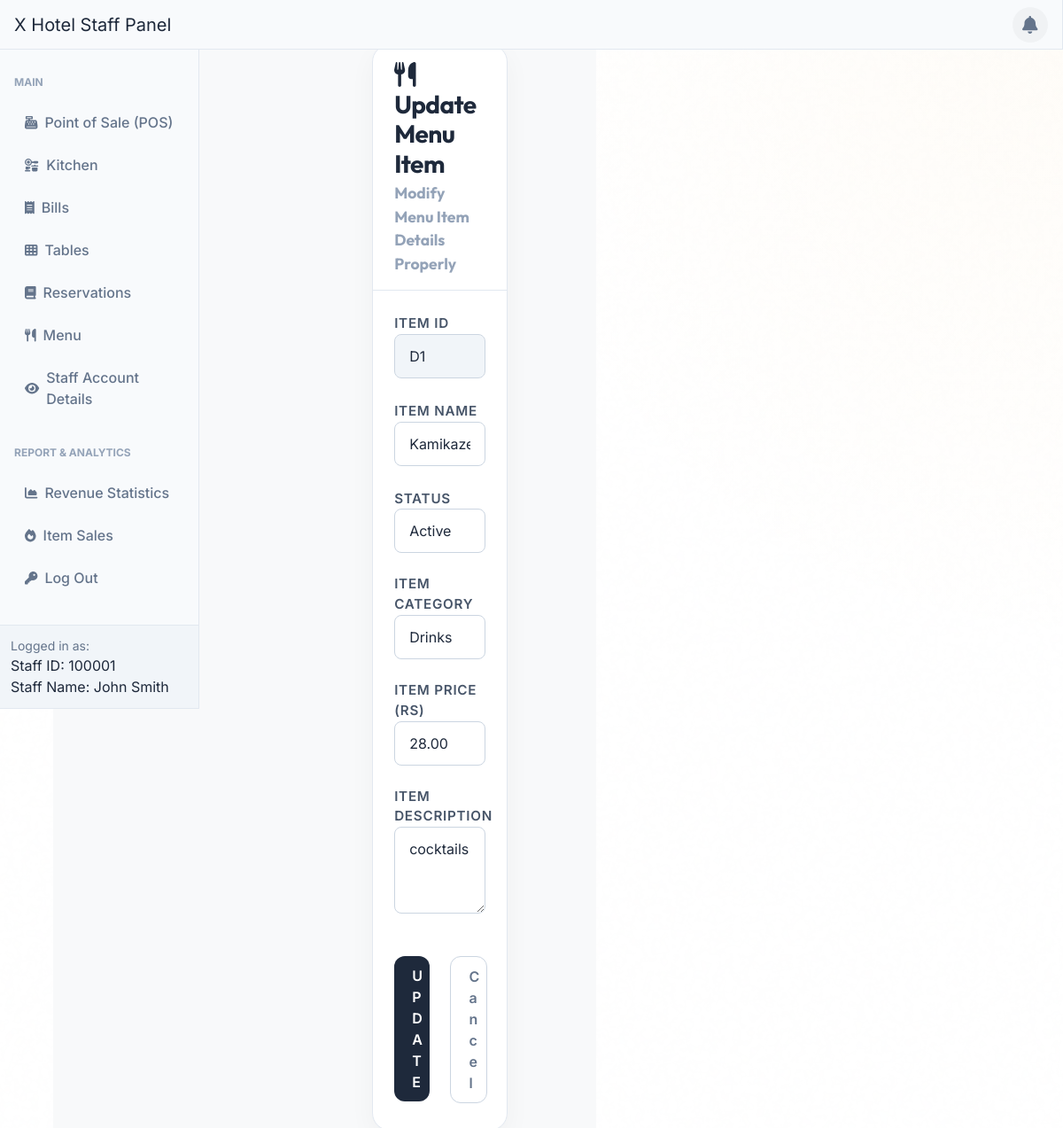
The app's page /adminSide/menuCrud/updateItem.php?id=D1 (signed in) with its own data.
### tables this page shows
CREATE TABLE `menu` (
  `item_id` varchar(6) NOT NULL,
  `item_name` varchar(255) DEFAULT NULL,
  `item_category` varchar(255) DEFAULT NULL,
  `item_price` decimal(10,2) DEFAULT NULL,
  `item_description` varchar(255) DEFAULT NULL,
  `status` varchar(10) NOT NULL DEFAULT 'Active',
  PRIMARY KEY (`item_id`)
);

### adminSide/menuCrud/updateItem.php (the view, shortened to what this page needs)
<?php
require_once "../config.php";
$item_id = $item_name = $status = $item_category = $item_price = $item_description = "";
if (isset($_GET['id']) && !empty($_GET['id'])) {
    $item_id = $_GET['id'];
    $sql = "SELECT * FROM Menu WHERE item_id = ?";
    if ($stmt = mysqli_prepare($link, $sql)) {
        mysqli_stmt_bind_param($stmt, "s", $param_item_id);
        if (mysqli_stmt_execute($stmt)) {
            $result = mysqli_stmt_get_result($stmt);
            if (mysqli_num_rows($result) == 1) {
                $row = mysqli_fetch_assoc($result);
                $item_name = $row['item_name'];
                $item_category = $row['item_category'];
                $item_price = $row['item_price'];
                $item_description = $row['item_description'];
                $status = $row['status'];
            } else {
                echo "Item not found.";
                exit();
            }
        } else {
            echo "Error retrieving item details.";
            exit();
        }
    }
}
?>
<?php include '../inc/dashHeader.php'; ?>
<head>
</head>
<div class="admin-form-container">
    <div class="container-fluid">
        <div class="row justify-content-center">
            <div class="col-lg-8 col-xl-6">
                <div class="card form-card">
                    <div class="card-header card-header-dark">
                        <h3><i class="fa fa-utensils mr-2"></i> Update Menu Item</h3>
                        <p class="text-muted mb-0 mt-1" style="color: #94a3b8 !important;">Modify Menu Item Details Properly</p>
                    </div>
                    <div class="card-body p-4">
                        <form action="" method="post">
                            <div class="form-group mb-4">
                                <label class="form-label-custom">Item ID</label>
                                <input type="text" class="form-control form-control-custom" value="<?php echo $item_id; ?>" readonly style="background-color: #f1f5f9 !important;">
                            </div>
                            <div class="form-group mb-4">
                                <label for="item_name" class="form-label-custom">Item Name</label>
                                <input type="text" name="item_name" id="item_name" class="form-control form-control-custom" placeholder="Spaghetti" value="<?php echo htmlspecialchars($item_name); ?>" required>
                            </div>
                            <div class="form-group mb-4">
                                <label for="status" class="form-label-custom">Status</label>
                                <select name="status" id="status" class="form-control form-control-custom" required>
                                    <option value="Active" <?php echo ($status == 'Active') ? 'selected' : ''; ?>>Active</option>
                                </select>
                            </div>
                            <div class="form-group mb-4">
                                <label for="item_category" class="form-label-custom">Item Category</label>
                                <input type="text" name="item_category" id="item_category" class="form-control form-control-custom" placeholder="Main Dish/ Side Dish/ Drinks" value="<?php echo htmlspecialchars($item_category); ?>" required>
                            </div>
                            <div class="form-group mb-4">
                                <label for="item_price" class="form-label-custom">Item Price (Rs)</label>
                                <input type="number" min="0.01" step="0.01" name="item_price" id="item_price" placeholder="Enter Item Price" class="form-control form-control-custom" value="<?php echo htmlspecialchars($item_price); ?>" required>
                            </div>
                            <div class="form-group mb-5">
                                <label for="item_description" class="form-label-custom">Item Description</label>
                                <textarea name="item_description" id="item_description" placeholder="The dish...." required class="form-control form-control-custom" rows="3"><?php echo htmlspecialchars($item_description); ?></textarea>
                            </div>
                            <div class="row">
                                <div class="col-md-6 mb-2">
                                    <button class="btn btn-submit-custom w-100" type="submit" name="submit" value="submit">Update</button>
                                </div>
                                <div class="col-md-6">
                                    <a class="btn btn-cancel-custom w-100 d-block text-center" href="../panel/menu-panel.php">Cancel</a>
                                </div>
                            </div>
                        </form>
                    </div>
                </div>
            </div>
        </div>
    </div>
</div>
<?php include '../inc/dashFooter.php'; ?>

### adminSide/menuCrud/updateItem.php (style rules this page uses)
.admin-form-container { font-family: 'Inter', sans-serif; padding-left: 260px; padding-top: 50px; padding-bottom: 50px; background-color: #f8f9fa; min-height: 100vh; }
.form-card { background-color: #ffffff; border-radius: 16px; box-shadow: 0 4px 20px rgba(0, 0, 0, 0.05); border: none; overflow: hidden; }
.card-header-dark { background-color: #1e293b; color: #ffffff; padding: 30px; border-bottom: none; }
.card-header-dark h3 { font-family: 'Outfit', sans-serif; font-weight: 700; margin: 0; }
.form-label-custom { font-weight: 600; color: #475569; font-size: 0.95rem; text-transform: uppercase; letter-spacing: 0.05em; }
.form-control-custom { border: 1px solid #cbd5e1 !important; border-radius: 8px !important; padding: 12px 16px !important; font-size: 1rem !important; height: auto !important; background-color: #ffffff !important; color: #1e293b !important; transition: all 0.2s ease !important; }
.btn-submit-custom { background-color: #1e293b; border: none; color: #ffffff; font-weight: 700; padding: 14px; border-radius: 8px; text-transform: uppercase; letter-spacing: 0.05em; transition: all 0.2s ease; }
.btn-cancel-custom { background-color: transparent; border: 1px solid #cbd5e1; color: #64748b; font-weight: 600; padding: 14px; border-radius: 8px; transition: all 0.2s ease; }

### records on screen
menu: item_name "Kamikaze", status "Active", item_category "Drinks", item_price "28.00", item_description "cocktails"

### other values on screen
$_SESSION['logged_account_id'] "100001"
$_SESSION['logged_staff_name'] "John Smith"
